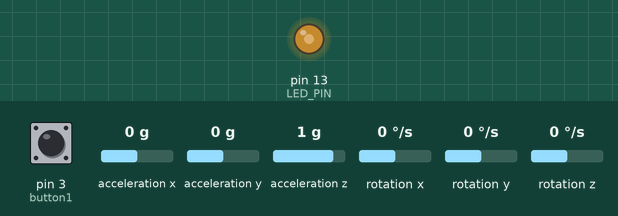
A sketch run on a simulated Arduino Nano, built with avr-gcc and run on an emulated ATmega328P. Parts: output pins drawn as LEDs (lit = HIGH). Dashed ring = blinking. The inputs (shaded band) are chosen by the test bench; at power-on: rotation z 0 °/s, pin 3 (button1) HIGH, acceleration x 0 g, acceleration y 0 g, acceleration z 1 g, rotation x 0 °/s, rotation y 0 °/s. No radio packets arrive unless stated; what the sketch prints to the serial monitor is not drawn.

Above: at 1.2 s.
1.3 s: rotation z set to -3 °/s
At 1.5 s:
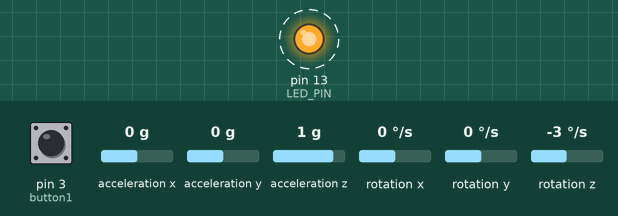
10.3 s: rotation z set to 0 °/s
13.9 s: rotation z set to -192 °/s
At 14.1 s:
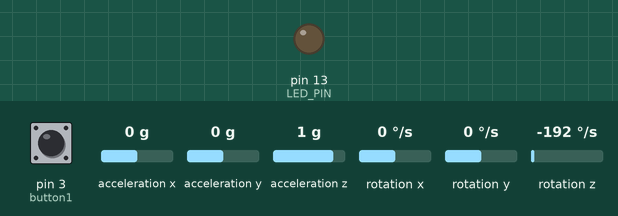
Timing chart, 0 to 17.9 s (numbered marks = the images above; inputs shaded):
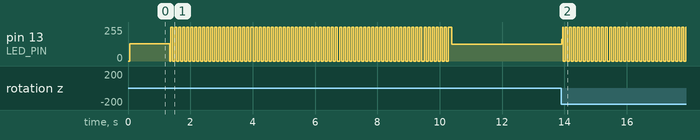

The sketch:

FingerPenMouse-gyroBasedRAW_RF433.ino
```cpp
// I2C device class (I2Cdev) demonstration Arduino sketch for MPU6050 class
// 10/7/2011 by Jeff Rowberg <jeff@rowberg.net>
// Updates should (hopefully) always be available at https://github.com/jrowberg/i2cdevlib
//
// Changelog:
//      2013-05-08 - added multiple output formats
//                 - added seamless Fastwire support
//      2011-10-07 - initial release

/* ============================================
I2Cdev device library code is placed under the MIT license
Copyright (c) 2011 Jeff Rowberg

Permission is hereby granted, free of charge, to any person obtaining a copy
of this software and associated documentation files (the "Software"), to deal
in the Software without restriction, including without limitation the rights
to use, copy, modify, merge, publish, distribute, sublicense, and/or sell
copies of the Software, and to permit persons to whom the Software is
furnished to do so, subject to the following conditions:

The above copyright notice and this permission notice shall be included in
all copies or substantial portions of the Software.

THE SOFTWARE IS PROVIDED "AS IS", WITHOUT WARRANTY OF ANY KIND, EXPRESS OR
IMPLIED, INCLUDING BUT NOT LIMITED TO THE WARRANTIES OF MERCHANTABILITY,
FITNESS FOR A PARTICULAR PURPOSE AND NONINFRINGEMENT. IN NO EVENT SHALL THE
AUTHORS OR COPYRIGHT HOLDERS BE LIABLE FOR ANY CLAIM, DAMAGES OR OTHER
LIABILITY, WHETHER IN AN ACTION OF CONTRACT, TORT OR OTHERWISE, ARISING FROM,
OUT OF OR IN CONNECTION WITH THE SOFTWARE OR THE USE OR OTHER DEALINGS IN
THE SOFTWARE.
===============================================
*/
unsigned long t;
// I2Cdev and MPU6050 must be installed as libraries, or else the .cpp/.h files
// for both classes must be in the include path of your project
#include "I2Cdev.h"
#include "MPU6050.h"
#include <RH_ASK.h> // Include RadioHead Amplitude Shift Keying Library
#include <SPI.h> // Include dependant SPI Library
RH_ASK rf_driver;


// Arduino Wire library is required if I2Cdev I2CDEV_ARDUINO_WIRE implementation
// is used in I2Cdev.h
#if I2CDEV_IMPLEMENTATION == I2CDEV_ARDUINO_WIRE
    #include "Wire.h"
#endif

// class default I2C address is 0x68
// specific I2C addresses may be passed as a parameter here
// AD0 low = 0x68 (default for InvenSense evaluation board)
// AD0 high = 0x69
MPU6050 accelgyro;
//MPU6050 accelgyro(0x69); // <-- use for AD0 high

int16_t ax, ay, az;
int16_t gx, gy, gz;

#define MOUSEEVENTF_MOVE 0x0001
#define MOUSEEVENTF_LEFTDOWN 0x0002
#define MOUSEEVENTF_LEFTUP 0x0004
#define MOUSEEVENTF_RIGHTDOWN 0x0008
#define MOUSEEVENTF_RIGHTUP 0x0010
#define MOUSEEVENTF_MIDDLEDOWN 0x0020
#define MOUSEEVENTF_MIDDLEUP 0x0040
#define button1 3
#define button2 A7
#define baudRate 1000000

bool btn1 = 0;
byte buttonState1 = MOUSEEVENTF_LEFTUP;
byte oldButtonState1 = buttonState1;
bool btn2 = 0;
byte buttonState2 = MOUSEEVENTF_RIGHTUP;
byte oldButtonState2 = buttonState2;


// uncomment "OUTPUT_READABLE_ACCELGYRO" if you want to see a tab-separated
// list of the accel X/Y/Z and then gyro X/Y/Z values in decimal. Easy to read,
// not so easy to parse, and slow(er) over UART.
#define OUTPUT_READABLE_ACCELGYRO

// uncomment "OUTPUT_BINARY_ACCELGYRO" to send all 6 axes of data as 16-bit
// binary, one right after the other. This is very fast (as fast as possible
// without compression or data loss), and easy to parse, but impossible to read
// for a human.
//#define OUTPUT_BINARY_ACCELGYRO


#define LED_PIN 13
bool blinkState = false;

void setup() {
    // join I2C bus (I2Cdev library doesn't do this automatically)
    #if I2CDEV_IMPLEMENTATION == I2CDEV_ARDUINO_WIRE
        Wire.begin();
    #elif I2CDEV_IMPLEMENTATION == I2CDEV_BUILTIN_FASTWIRE
        Fastwire::setup(400, true);
    #endif

    // initialize serial communication
    // (38400 chosen because it works as well at 8MHz as it does at 16MHz, but
    // it's really up to you depending on your project)
    Serial.begin(baudRate);
    rf_driver.init();

    // initialize device
    //Serial.println("Initializing I2C devices...");
    accelgyro.initialize();

    // verify connection
    //Serial.println("Testing device connections...");
    //Serial.println(accelgyro.testConnection() ? "MPU6050 connection successful" : "MPU6050 connection failed");

    // use the code below to change accel/gyro offset values

    //Serial.println("Updating internal sensor offsets...");
    //-2466  -211  1553  -205  -101  35
    //-2466 -211  1553  220 76  -85
    /*Serial.print(accelgyro.getXAccelOffset()); Serial.print("\t"); // -76
    Serial.print(accelgyro.getYAccelOffset()); Serial.print("\t"); // -2359
    Serial.print(accelgyro.getZAccelOffset()); Serial.print("\t"); // 1688
    Serial.print(accelgyro.getXGyroOffset()); Serial.print("\t"); // 0
    Serial.print(accelgyro.getYGyroOffset()); Serial.print("\t"); // 0
    Serial.print(accelgyro.getZGyroOffset()); Serial.print("\t"); // 0
    Serial.print("\n");
    accelgyro.setXGyroOffset(-205);
    accelgyro.setYGyroOffset(-101);
    accelgyro.setZGyroOffset(35);
    accelgyro.setXAccelOffset(-2466);
    accelgyro.setYAccelOffset(-211);
    accelgyro.setZAccelOffset(1553);
    Serial.print(accelgyro.getXAccelOffset()); Serial.print("\t"); // -76
    Serial.print(accelgyro.getYAccelOffset()); Serial.print("\t"); // -2359
    Serial.print(accelgyro.getZAccelOffset()); Serial.print("\t"); // 1688
    Serial.print(accelgyro.getXGyroOffset()); Serial.print("\t"); // 0
    Serial.print(accelgyro.getYGyroOffset()); Serial.print("\t"); // 0
    Serial.print(accelgyro.getZGyroOffset()); Serial.print("\t"); // 0
    Serial.print("\n");*/
    //-2466  -211  1553  -205  -101  35
    //-2466 -211  1553  220 76  -85

    accelgyro.setXGyroOffset(-205);
    accelgyro.setYGyroOffset(-101);
    accelgyro.setZGyroOffset(35);
    accelgyro.setXAccelOffset(-2466);
    accelgyro.setYAccelOffset(-211);
    accelgyro.setZAccelOffset(1553);

    // configure Arduino LED pin for output
    pinMode(LED_PIN, OUTPUT);
    pinMode(button1, INPUT_PULLUP);
    pinMode(button2, INPUT_PULLUP);

  byte message = {85};//to start the communication.
  Serial.write((char *)&message, sizeof(message));
  Serial.write((char *)&message, sizeof(message));
  Serial.write((char *)&message, sizeof(message));
  Serial.write((char *)&message, sizeof(message));
  t= micros();
}
byte a =0;
void loop() {
    buttonState1 = digitalRead(button1) ? MOUSEEVENTF_LEFTDOWN : MOUSEEVENTF_LEFTUP ;
    //buttonState2 = digitalRead(button2)? MOUSEEVENTF_RIGHTDOWN : MOUSEEVENTF_RIGHTUP ;;

    if(buttonState1!=oldButtonState1){
      byte message[] = {(int8_t)oldButtonState1,0,0};
      oldButtonState1 = buttonState1;
      //int message[] = {(int)buttonState1, 0, 0, 0};
      Serial.write((char *)&message, sizeof(message));
      //rf_driver.send((int8_t *)message, sizeof(message));
      //rf_driver.waitPacketSent();
    }
    /*if(buttonState2!=oldButtonState2){
      oldButtonState2 = buttonState2;
      int message[] = {(int)buttonState2, 0, 0, 0};
      Serial.write((char *)&message, sizeof(message));
    }*/


  /*a++;
  if (a==255){
    t= micros()-t;
    Serial.println();
    Serial.println(t);
    t= micros();
  }*/
    // read raw accel/gyro measurements from device
    accelgyro.getMotion6(&ax, &ay, &az, &gx, &gy, &gz);

    // these methods (and a few others) are also available
    //accelgyro.getAcceleration(&ax, &ay, &az);
    //accelgyro.getRotation(&gx, &gy, &gz);

    #ifdef OUTPUT_READABLE_ACCELGYRO
        // display tab-separated accel/gyro x/y/z values
      //int message[] = {(int) 1, -(int)gz/512, -(int)gx/512, (int)gy/512};
      byte message[] = {(int8_t)(gx/256),(int8_t)(gz/256)};
      if(message[1] != 0 || message[2] != 0){
        //delay(25);
        //Serial.write((char *)&message, sizeof(message));
        rf_driver.send((int8_t *)message, sizeof(message));
        rf_driver.waitPacketSent();


      }
      delayMicroseconds(100);

       /* Serial.print("a/g:\t");
        Serial.print(ax); Serial.print("\t");
        Serial.print(ay); Serial.print("\t");
        Serial.print(az); Serial.print("\t");
        Serial.print(gx/128); Serial.print("\t");
        Serial.print(gy/128); Serial.print("\t");
        Serial.println(gz/128);*/
    #endif

    #ifdef OUTPUT_BINARY_ACCELGYRO
        Serial.write((uint8_t)(ax >> 8)); Serial.write((uint8_t)(ax & 0xFF));
        Serial.write((uint8_t)(ay >> 8)); Serial.write((uint8_t)(ay & 0xFF));
        Serial.write((uint8_t)(az >> 8)); Serial.write((uint8_t)(az & 0xFF));
        Serial.write((uint8_t)(gx >> 8)); Serial.write((uint8_t)(gx & 0xFF));
        Serial.write((uint8_t)(gy >> 8)); Serial.write((uint8_t)(gy & 0xFF));
        Serial.write((uint8_t)(gz >> 8)); Serial.write((uint8_t)(gz & 0xFF));
    #endif

    // blink LED to indicate activity
    blinkState = !blinkState;
    digitalWrite(LED_PIN, blinkState);
}
```

Measured:
- the behaviour switches between -1 and -2 °/s on rotation z (found by bisection; images 0 and 1)
- after the input at 1.3 s, pin 13 (LED_PIN): alternates 255/255 for 0.06 s and 0/255 for 0.06 s, starting at once
- after the input at 13.9 s, pin 13 (LED_PIN): 127/255 → 162/255 at once, then moves between 0/255 and 255/255, repeating every 0.39 s
